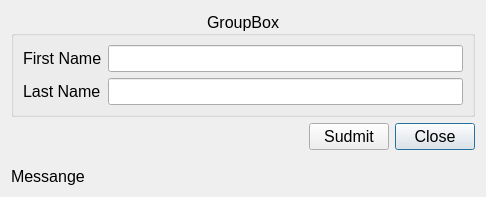
<?xml version="1.0" encoding="UTF-8"?>
<ui version="4.0">
 <class>d_Person</class>
 <widget class="QDialog" name="d_Person">
  <property name="windowModality">
   <enum>Qt::ApplicationModal</enum>
  </property>
  <property name="geometry">
   <rect>
    <x>0</x>
    <y>0</y>
    <width>486</width>
    <height>197</height>
   </rect>
  </property>
  <property name="font">
   <font>
    <pointsize>12</pointsize>
   </font>
  </property>
  <property name="windowTitle">
   <string>Sample Application</string>
  </property>
  <property name="windowIcon">
   <iconset resource="../../Icons/Icons.qrc">
    <normaloff>:/Main/HWU.jpg</normaloff>:/Main/HWU.jpg</iconset>
  </property>
  <layout class="QGridLayout" name="gridLayout">
   <item row="1" column="0">
    <spacer name="horizontalSpacer">
     <property name="orientation">
      <enum>Qt::Horizontal</enum>
     </property>
     <property name="sizeHint" stdset="0">
      <size>
       <width>40</width>
       <height>20</height>
      </size>
     </property>
    </spacer>
   </item>
   <item row="3" column="0" colspan="3">
    <widget class="QLabel" name="lb_Message">
     <property name="text">
      <string>Messange</string>
     </property>
    </widget>
   </item>
   <item row="0" column="0" colspan="3">
    <widget class="QGroupBox" name="gb_Person">
     <property name="title">
      <string>GroupBox</string>
     </property>
     <property name="alignment">
      <set>Qt::AlignCenter</set>
     </property>
     <layout class="QFormLayout" name="formLayout">
      <item row="0" column="0">
       <widget class="QLabel" name="label">
        <property name="text">
         <string>First Name</string>
        </property>
       </widget>
      </item>
      <item row="0" column="1">
       <widget class="QLineEdit" name="le_FirstName"/>
      </item>
      <item row="1" column="0">
       <widget class="QLabel" name="label_2">
        <property name="text">
         <string>Last Name</string>
        </property>
       </widget>
      </item>
      <item row="1" column="1">
       <widget class="QLineEdit" name="le_LastName"/>
      </item>
     </layout>
    </widget>
   </item>
   <item row="1" column="2">
    <widget class="QPushButton" name="pb_Close">
     <property name="text">
      <string>Close</string>
     </property>
     <property name="icon">
      <iconset resource="../../Icons/Icons.qrc">
       <normaloff>:/Buttons/cross.png</normaloff>:/Buttons/cross.png</iconset>
     </property>
    </widget>
   </item>
   <item row="1" column="1">
    <widget class="QPushButton" name="pb_Sudmit">
     <property name="text">
      <string>Sudmit</string>
     </property>
     <property name="icon">
      <iconset resource="../../Icons/Icons.qrc">
       <normaloff>:/Buttons/tick.png</normaloff>:/Buttons/tick.png</iconset>
     </property>
    </widget>
   </item>
   <item row="2" column="0" colspan="2">
    <spacer name="verticalSpacer">
     <property name="orientation">
      <enum>Qt::Vertical</enum>
     </property>
     <property name="sizeHint" stdset="0">
      <size>
       <width>20</width>
       <height>40</height>
      </size>
     </property>
    </spacer>
   </item>
  </layout>
 </widget>
 <resources>
  <include location="../../Icons/Icons.qrc"/>
 </resources>
 <connections/>
</ui>
